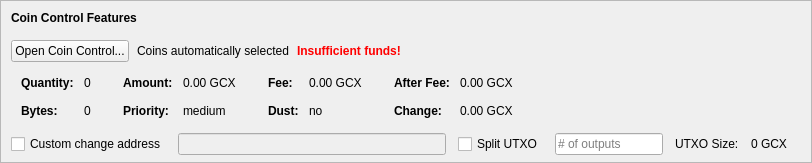
    <widget class="QFrame" name="frameCoinControl">
     <property name="sizePolicy">
      <sizepolicy hsizetype="Expanding" vsizetype="Expanding">
       <horstretch>0</horstretch>
       <verstretch>0</verstretch>
      </sizepolicy>
     </property>
     <property name="maximumSize">
      <size>
       <width>16777215</width>
       <height>16777215</height>
      </size>
     </property>
     <property name="frameShape">
      <enum>QFrame::StyledPanel</enum>
     </property>
     <property name="frameShadow">
      <enum>QFrame::Sunken</enum>
     </property>
     <layout class="QVBoxLayout" name="verticalLayoutCoinControl2">
      <property name="spacing">
       <number>0</number>
      </property>
      <property name="leftMargin">
       <number>0</number>
      </property>
      <property name="topMargin">
       <number>0</number>
      </property>
      <property name="rightMargin">
       <number>0</number>
      </property>
      <property name="bottomMargin">
       <number>6</number>
      </property>
      <item>
       <layout class="QVBoxLayout" name="verticalLayoutCoinControl" stretch="0,0,0,0,1">
        <property name="spacing">
         <number>0</number>
        </property>
        <property name="leftMargin">
         <number>10</number>
        </property>
        <property name="topMargin">
         <number>10</number>
        </property>
        <item>
         <layout class="QHBoxLayout" name="horizontalLayoutCoinControl1">
          <property name="bottomMargin">
           <number>15</number>
          </property>
          <item>
           <widget class="QLabel" name="labelCoinControlFeatures">
            <property name="sizePolicy">
             <sizepolicy hsizetype="Preferred" vsizetype="Maximum">
              <horstretch>0</horstretch>
              <verstretch>0</verstretch>
             </sizepolicy>
            </property>
            <property name="font">
             <font>
              <weight>75</weight>
              <bold>true</bold>
             </font>
            </property>
            <property name="styleSheet">
             <string notr="true">font-weight:bold;</string>
            </property>
            <property name="text">
             <string>Coin Control Features</string>
            </property>
           </widget>
          </item>
         </layout>
        </item>
        <item>
         <layout class="QHBoxLayout" name="horizontalLayoutCoinControl2" stretch="0,0,0,0">
          <property name="spacing">
           <number>8</number>
          </property>
          <property name="bottomMargin">
           <number>10</number>
          </property>
          <item>
           <widget class="QPushButton" name="pushButtonCoinControl">
            <property name="styleSheet">
             <string notr="true"/>
            </property>
            <property name="text">
             <string>Open Coin Control...</string>
            </property>
            <property name="autoDefault">
             <bool>false</bool>
            </property>
           </widget>
          </item>
          <item>
           <widget class="QLabel" name="labelCoinControlAutomaticallySelected">
            <property name="text">
             <string>Coins automatically selected</string>
            </property>
            <property name="margin">
             <number>5</number>
            </property>
           </widget>
          </item>
          <item>
           <widget class="QLabel" name="labelCoinControlInsuffFunds">
            <property name="font">
             <font>
              <weight>75</weight>
              <bold>true</bold>
             </font>
            </property>
            <property name="styleSheet">
             <string notr="true">color:red;font-weight:bold;</string>
            </property>
            <property name="text">
             <string>Insufficient funds!</string>
            </property>
            <property name="margin">
             <number>5</number>
            </property>
           </widget>
          </item>
          <item>
           <spacer name="horizontalSpacerCoinControl">
            <property name="orientation">
             <enum>Qt::Horizontal</enum>
            </property>
            <property name="sizeHint" stdset="0">
             <size>
              <width>40</width>
              <height>1</height>
             </size>
            </property>
           </spacer>
          </item>
         </layout>
        </item>
        <item>
         <widget class="QWidget" name="widgetCoinControl" native="true">
          <property name="sizePolicy">
           <sizepolicy hsizetype="Preferred" vsizetype="Preferred">
            <horstretch>0</horstretch>
            <verstretch>0</verstretch>
           </sizepolicy>
          </property>
          <property name="minimumSize">
           <size>
            <width>0</width>
            <height>0</height>
           </size>
          </property>
          <property name="styleSheet">
           <string notr="true"/>
          </property>
          <layout class="QHBoxLayout" name="horizontalLayoutCoinControl5">
           <property name="leftMargin">
            <number>0</number>
           </property>
           <property name="topMargin">
            <number>0</number>
           </property>
           <property name="rightMargin">
            <number>0</number>
           </property>
           <property name="bottomMargin">
            <number>0</number>
           </property>
           <item>
            <layout class="QHBoxLayout" name="horizontalLayoutCoinControl3" stretch="0,0,0,1">
             <property name="spacing">
              <number>20</number>
             </property>
             <property name="topMargin">
              <number>0</number>
             </property>
             <property name="bottomMargin">
              <number>10</number>
             </property>
             <item>
              <layout class="QFormLayout" name="formLayoutCoinControl1">
               <property name="horizontalSpacing">
                <number>10</number>
               </property>
               <property name="verticalSpacing">
                <number>14</number>
               </property>
               <property name="leftMargin">
                <number>10</number>
               </property>
               <property name="topMargin">
                <number>4</number>
               </property>
               <property name="rightMargin">
                <number>6</number>
               </property>
               <item row="0" column="0">
                <widget class="QLabel" name="labelCoinControlQuantityText">
                 <property name="font">
                  <font>
                   <weight>75</weight>
                   <bold>true</bold>
                  </font>
                 </property>
                 <property name="text">
                  <string>Quantity:</string>
                 </property>
                 <property name="margin">
                  <number>0</number>
                 </property>
                </widget>
               </item>
               <item row="0" column="1">
                <widget class="QLabel" name="labelCoinControlQuantity">
                 <property name="cursor">
                  <cursorShape>IBeamCursor</cursorShape>
                 </property>
                 <property name="contextMenuPolicy">
                  <enum>Qt::ActionsContextMenu</enum>
                 </property>
                 <property name="text">
                  <string notr="true">0</string>
                 </property>
                 <property name="margin">
                  <number>0</number>
                 </property>
                 <property name="textInteractionFlags">
                  <set>Qt::LinksAccessibleByMouse|Qt::TextSelectableByKeyboard|Qt::TextSelectableByMouse</set>
                 </property>
                </widget>
               </item>
               <item row="1" column="0">
                <widget class="QLabel" name="labelCoinControlBytesText">
                 <property name="font">
                  <font>
                   <weight>75</weight>
                   <bold>true</bold>
                  </font>
                 </property>
                 <property name="text">
                  <string>Bytes:</string>
                 </property>
                </widget>
               </item>
               <item row="1" column="1">
                <widget class="QLabel" name="labelCoinControlBytes">
                 <property name="cursor">
                  <cursorShape>IBeamCursor</cursorShape>
                 </property>
                 <property name="contextMenuPolicy">
                  <enum>Qt::ActionsContextMenu</enum>
                 </property>
                 <property name="text">
                  <string notr="true">0</string>
                 </property>
                 <property name="textInteractionFlags">
                  <set>Qt::LinksAccessibleByMouse|Qt::TextSelectableByKeyboard|Qt::TextSelectableByMouse</set>
                 </property>
                </widget>
               </item>
              </layout>
             </item>
             <item>
              <layout class="QFormLayout" name="formLayoutCoinControl2">
               <property name="horizontalSpacing">
                <number>10</number>
               </property>
               <property name="verticalSpacing">
                <number>14</number>
               </property>
               <property name="leftMargin">
                <number>6</number>
               </property>
               <property name="topMargin">
                <number>4</number>
               </property>
               <property name="rightMargin">
                <number>6</number>
               </property>
               <item row="0" column="0">
                <widget class="QLabel" name="labelCoinControlAmountText">
                 <property name="font">
                  <font>
                   <weight>75</weight>
                   <bold>true</bold>
                  </font>
                 </property>
                 <property name="text">
                  <string>Amount:</string>
                 </property>
                 <property name="margin">
                  <number>0</number>
                 </property>
                </widget>
               </item>
               <item row="0" column="1">
                <widget class="QLabel" name="labelCoinControlAmount">
                 <property name="cursor">
                  <cursorShape>IBeamCursor</cursorShape>
                 </property>
                 <property name="contextMenuPolicy">
                  <enum>Qt::ActionsContextMenu</enum>
                 </property>
                 <property name="text">
                  <string notr="true">0.00 GCX</string>
                 </property>
                 <property name="textInteractionFlags">
                  <set>Qt::LinksAccessibleByMouse|Qt::TextSelectableByKeyboard|Qt::TextSelectableByMouse</set>
                 </property>
                </widget>
               </item>
               <item row="1" column="0">
                <widget class="QLabel" name="labelCoinControlPriorityText">
                 <property name="font">
                  <font>
                   <weight>75</weight>
                   <bold>true</bold>
                  </font>
                 </property>
                 <property name="text">
                  <string>Priority:</string>
                 </property>
                </widget>
               </item>
               <item row="1" column="1">
                <widget class="QLabel" name="labelCoinControlPriority">
                 <property name="cursor">
                  <cursorShape>IBeamCursor</cursorShape>
                 </property>
                 <property name="contextMenuPolicy">
                  <enum>Qt::ActionsContextMenu</enum>
                 </property>
                 <property name="text">
                  <string>medium</string>
                 </property>
                 <property name="textInteractionFlags">
                  <set>Qt::LinksAccessibleByMouse|Qt::TextSelectableByKeyboard|Qt::TextSelectableByMouse</set>
                 </property>
                </widget>
               </item>
              </layout>
             </item>
             <item>
              <layout class="QFormLayout" name="formLayoutCoinControl3">
               <property name="horizontalSpacing">
                <number>10</number>
               </property>
               <property name="verticalSpacing">
                <number>14</number>
               </property>
               <property name="leftMargin">
                <number>6</number>
               </property>
               <property name="topMargin">
                <number>4</number>
               </property>
               <property name="rightMargin">
                <number>6</number>
               </property>
               <item row="0" column="0">
                <widget class="QLabel" name="labelCoinControlFeeText">
                 <property name="font">
                  <font>
                   <weight>75</weight>
                   <bold>true</bold>
                  </font>
                 </property>
                 <property name="text">
                  <string>Fee:</string>
                 </property>
                 <property name="margin">
                  <number>0</number>
                 </property>
                </widget>
               </item>
               <item row="0" column="1">
                <widget class="QLabel" name="labelCoinControlFee">
                 <property name="cursor">
                  <cursorShape>IBeamCursor</cursorShape>
                 </property>
                 <property name="contextMenuPolicy">
                  <enum>Qt::ActionsContextMenu</enum>
                 </property>
                 <property name="text">
                  <string notr="true">0.00 GCX</string>
                 </property>
                 <property name="textInteractionFlags">
                  <set>Qt::LinksAccessibleByMouse|Qt::TextSelectableByKeyboard|Qt::TextSelectableByMouse</set>
                 </property>
                </widget>
               </item>
               <item row="1" column="0">
                <widget class="QLabel" name="labelCoinControlLowOutputText">
                 <property name="font">
                  <font>
                   <weight>75</weight>
                   <bold>true</bold>
                  </font>
                 </property>
                 <property name="text">
                  <string>Dust:</string>
                 </property>
                </widget>
               </item>
               <item row="1" column="1">
                <widget class="QLabel" name="labelCoinControlLowOutput">
                 <property name="cursor">
                  <cursorShape>IBeamCursor</cursorShape>
                 </property>
                 <property name="contextMenuPolicy">
                  <enum>Qt::ActionsContextMenu</enum>
                 </property>
                 <property name="text">
                  <string>no</string>
                 </property>
                 <property name="textInteractionFlags">
                  <set>Qt::LinksAccessibleByMouse|Qt::TextSelectableByKeyboard|Qt::TextSelectableByMouse</set>
                 </property>
                </widget>
               </item>
              </layout>
             </item>
             <item>
              <layout class="QFormLayout" name="formLayoutCoinControl4">
               <property name="horizontalSpacing">
                <number>10</number>
               </property>
               <property name="verticalSpacing">
                <number>14</number>
               </property>
               <property name="leftMargin">
                <number>6</number>
               </property>
               <property name="topMargin">
                <number>4</number>
               </property>
               <property name="rightMargin">
                <number>6</number>
               </property>
               <item row="0" column="0">
                <widget class="QLabel" name="labelCoinControlAfterFeeText">
                 <property name="font">
                  <font>
                   <weight>75</weight>
                   <bold>true</bold>
                  </font>
                 </property>
                 <property name="text">
                  <string>After Fee:</string>
                 </property>
                 <property name="margin">
                  <number>0</number>
                 </property>
                </widget>
               </item>
               <item row="0" column="1">
                <widget class="QLabel" name="labelCoinControlAfterFee">
                 <property name="cursor">
                  <cursorShape>IBeamCursor</cursorShape>
                 </property>
                 <property name="contextMenuPolicy">
                  <enum>Qt::ActionsContextMenu</enum>
                 </property>
                 <property name="text">
                  <string notr="true">0.00 GCX</string>
                 </property>
                 <property name="textInteractionFlags">
                  <set>Qt::LinksAccessibleByMouse|Qt::TextSelectableByKeyboard|Qt::TextSelectableByMouse</set>
                 </property>
                </widget>
               </item>
               <item row="1" column="0">
                <widget class="QLabel" name="labelCoinControlChangeText">
                 <property name="font">
                  <font>
                   <weight>75</weight>
                   <bold>true</bold>
                  </font>
                 </property>
                 <property name="text">
                  <string>Change:</string>
                 </property>
                </widget>
               </item>
               <item row="1" column="1">
                <widget class="QLabel" name="labelCoinControlChange">
                 <property name="cursor">
                  <cursorShape>IBeamCursor</cursorShape>
                 </property>
                 <property name="contextMenuPolicy">
                  <enum>Qt::ActionsContextMenu</enum>
                 </property>
                 <property name="text">
                  <string notr="true">0.00 GCX</string>
                 </property>
                 <property name="textInteractionFlags">
                  <set>Qt::LinksAccessibleByMouse|Qt::TextSelectableByKeyboard|Qt::TextSelectableByMouse</set>
                 </property>
                </widget>
               </item>
              </layout>
             </item>
            </layout>
           </item>
          </layout>
         </widget>
        </item>
        <item>
         <layout class="QHBoxLayout" name="horizontalLayoutCoinControl4" stretch="0,0,0,0,0,0,0">
          <property name="spacing">
           <number>12</number>
          </property>
          <property name="sizeConstraint">
           <enum>QLayout::SetDefaultConstraint</enum>
          </property>
          <property name="topMargin">
           <number>5</number>
          </property>
          <property name="rightMargin">
           <number>5</number>
          </property>
          <item>
           <widget class="QCheckBox" name="checkBoxCoinControlChange">
            <property name="toolTip">
             <string>If this is activated, but the change address is empty or invalid, change will be sent to a newly generated address.</string>
            </property>
            <property name="text">
             <string>Custom change address</string>
            </property>
           </widget>
          </item>
          <item>
           <widget class="QValidatedLineEdit" name="lineEditCoinControlChange">
            <property name="enabled">
             <bool>false</bool>
            </property>
            <property name="sizePolicy">
             <sizepolicy hsizetype="Expanding" vsizetype="Fixed">
              <horstretch>0</horstretch>
              <verstretch>0</verstretch>
             </sizepolicy>
            </property>
           </widget>
          </item>
          <item>
           <widget class="QCheckBox" name="splitBlockCheckBox">
            <property name="text">
             <string>Split UTXO</string>
            </property>
           </widget>
          </item>
          <item>
           <widget class="QLineEdit" name="splitBlockLineEdit">
            <property name="sizePolicy">
             <sizepolicy hsizetype="Fixed" vsizetype="Fixed">
              <horstretch>50</horstretch>
              <verstretch>0</verstretch>
             </sizepolicy>
            </property>
            <property name="placeholderText">
             <string># of outputs</string>
            </property>
           </widget>
          </item>
          <item>
           <widget class="QLabel" name="labelBlockSizeText">
            <property name="text">
             <string>UTXO Size:</string>
            </property>
           </widget>
          </item>
          <item>
           <widget class="QLabel" name="labelBlockSize">
            <property name="text">
             <string>0 GCX</string>
            </property>
           </widget>
          </item>
          <item>
           <widget class="QLabel" name="labelCoinControlChangeLabel">
            <property name="sizePolicy">
             <sizepolicy hsizetype="Preferred" vsizetype="Expanding">
              <horstretch>0</horstretch>
              <verstretch>0</verstretch>
             </sizepolicy>
            </property>
            <property name="minimumSize">
             <size>
              <width>0</width>
              <height>0</height>
             </size>
            </property>
            <property name="text">
             <string/>
            </property>
            <property name="margin">
             <number>3</number>
            </property>
           </widget>
          </item>
         </layout>
        </item>
        <item>
         <spacer name="verticalSpacerCoinControl">
          <property name="orientation">
           <enum>Qt::Vertical</enum>
          </property>
          <property name="sizeHint" stdset="0">
           <size>
            <width>800</width>
            <height>1</height>
           </size>
          </property>
         </spacer>
        </item>
       </layout>
      </item>
     </layout>
    </widget>
